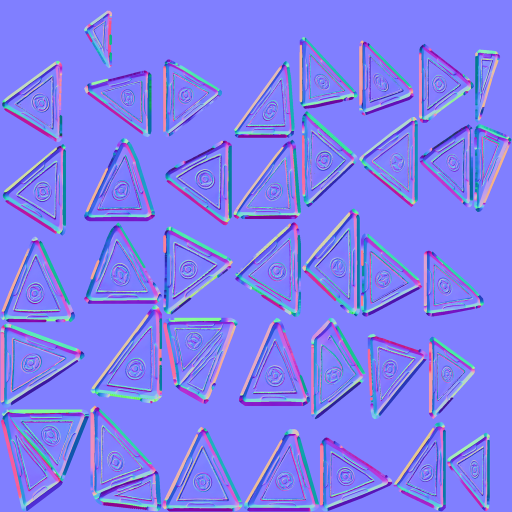
#> input picture crates/sjk-viewer/assets/holocron/art/gold_engram/body_n.png, 1024 x 1024 px (shown at 1/2 size)
$ python -i holocron_assets.py   (imports and definitions only)
#> lines starting #> are read from the running program, lines starting #| are printed output that depends on the picture; after the words box and inside, x2 and y2 are one past the last pixel; in counts of white or black regions, pixels touching at a corner belong together
### scripts/holocron_forms.py
"""The shapes of the four loot-box holocrons, for `holocron_assets.py`.

Each tier is its own object (Sol's pick, 17/10/2026, from the proposals' second set):

- uncommon, the Jedi cube: Sol's sculpted model (08/11/2026), a steel-framed cube with
  glowing green glass round an emblem plate on each face (a low poly with its detail
  baked into pictures);
- rare, the Great Holocron: a dodecahedron with a raised pentagon in each face, lit
  edges, and a broken halo turning around it;
- legendary, the Sith pyramid: Sol's sculpted model (05/11/2026), a dark frustum on a
  plinth with glowing runes carved down its sides, its cap floating free over a glowing
  eye, both bobbing and turning (a low poly with its detail baked into pictures);
- mythical, the engram (21/10/2026, Sol: "make a cool shader of it like Destiny"; Sol's
  sculpted model since 08/11/2026): a lumpy gem of 38 engraved triangular gold plates,
  each a slab apart from the next with glowing seams between them and a white-hot core
  showing through, the plates breathing outward and back (their shader's `deformVertexes
  wave`), the shell turning and slowly tumbling, a sheen running over the plates, eight
  sparks circling it.

The kyber crystals (`kyber_<tier>`, 21/10/2026) are one more object in the four tiers'
colours: what was the mythical holocron until then, the kyber prism, a broad
eight-sided crystal in a steel sheath, turning, held by gimbal rings that tumble, motes
of light circling it. The commoner the tier the plainer: one ring and four motes for
uncommon, six motes for rare, both rings and eight for legendary, ten for mythical.

A form is one model per part: its body, which never moves against the holocron, and
each moving part (the halo, the cap and the eye, the crystal, the rings, a mote), so
that the client can turn each one ([`PARTS`], mirrored by `holocrons/stage.rs`'s
table: keep the two in step). A moving part is modelled about its own centre, which
the motion turns it about; the body about the holocron's centre. Units are the
model's (the Jedi cube's edge is about 6), z up.

A part's surfaces are grouped by material (one MD3 surface each): a material is a
picture and a shader of the same name (`models/sjk/<material>`), written by
`holocron_assets.py`. The locked look (a tier the player holds none of) is the same
geometry with every material swapped for its locked one ([`locked_material`]).

Also here: a small software renderer that draws the posed parts for the tiers' UI
icons ([`render`]).
"""

import math
from dataclasses import dataclass, field
from pathlib import Path

import numpy as np
from scipy.spatial import ConvexHull

TIER_IDS = ("uncommon", "rare", "legendary", "mythical")
# The kyber crystals' ids: the hub's tier ids of the crystals, in the same order.
KYBER_IDS = tuple(f"kyber_{tier}" for tier in TIER_IDS)
# Every form the stage draws, in the order of the client's table (`FORMS`).
FORM_IDS = TIER_IDS + KYBER_IDS
# Shared materials and their locked ones; a tier's face `holocron_<tier>` locks to
# `holocron_<tier>_locked`, its light to the one shared dark light.
STEEL = "holocron_steel"
LIGHT_LOCKED = "holocron_light_locked"


def light(tier: str) -> str:
    return f"holocron_{tier}_light"


# [4 lines left out: function locked_material, not called in this run]


def kyber_rank(form: str) -> int:
    """A kyber crystal's tier as an index into TIER_IDS."""
    return TIER_IDS.index(form.removeprefix("kyber_"))


# ---------------------------------------------------------------------------
# Meshes.


# [20 lines left out: functions newell, plane_basis, not called in this run]


# World units across one repeat of a tiling material's picture.
TILE = 6.0


class Mesh:
    """Flat-shaded polygons grouped by material."""

    def __init__(self):
        self.surfaces: dict[str, tuple[list, list, list, list]] = {}

    # [38 lines left out: functions polygon, triangle, not called in this run]

    def materials(self):
        return list(self.surfaces)


# [149 lines left out: functions read_obj, box, frame_along, bar, ring_points, prism and 4 more, not called in this run]


# ---------------------------------------------------------------------------
# The forms. Sizes are chosen so the four fill about the same room on screen.

ART = Path(__file__).resolve().parent.parent / "crates/sjk-viewer/assets/holocron/art"


# [12 lines left out: function sculpted_body, not called in this run]


# The sculpted forms' folders in `art/` and their scales (Blender's metre to model units),
# so the four fill about the same room on screen.
JEDI_CUBE = "jedi_cube"
JEDI_CUBE_SCALE = 6.4
GOLD_ENGRAM = "gold_engram"
GOLD_ENGRAM_SCALE = 7.4


# [4 lines left out: function jedi_cube, not called in this run]


DODECA_RADIUS = 4.0


# [38 lines left out: function great_holocron, not called in this run]


# Sol's sculpted Sith pyramid (05/11/2026): a generated model brought down to a low
# poly in Blender, its detail baked into pictures (`art/sith_pyramid/`, README.md). Its
# units are Blender's, the foot on z = 0: scaled up to about the other forms' size, the
# body's flat top kept under the eye.
SITH_SCULPT = ART / "sith_pyramid"
SITH_SCALE = 7.0
SITH_TOP = 0.4


# [52 lines left out: functions sith_pyramid, kyber_crystal, not called in this run]


# Each of the engram's plates is a slab: its outer face (the baked plate), walls
# PLATE_DEPTH deep in the seams' glow, drawn in by PLATE_TAPER toward the inner face, so
# the gaps open toward the core.
PLATE_DEPTH = 0.4
PLATE_TAPER = 0.08


# [68 lines left out: functions icosahedron, engram_plates, engram_plate, engram, not called in this run]


FORMS = {
    "uncommon": jedi_cube,
    "rare": great_holocron,
    "legendary": sith_pyramid,
    "mythical": engram,
    **{form: kyber_crystal for form in KYBER_IDS},
}


# ---------------------------------------------------------------------------
# How the parts move, as the client moves them (holocrons/stage.rs's PARTS).


@dataclass(frozen=True)
class Motion:
    """A part's pose at a time: its rest place `at`, a bob along z (units, radians per
    second), an orbit about z (radius, radians per second, start angle), and three turns
    (start angle, radians per second): about its own z (spin), then about x (tumble),
    then about the holocron's z (precess)."""

    part: str
    at: tuple = (0.0, 0.0, 0.0)
    bob: tuple = (0.0, 0.0)
    orbit: tuple = (0.0, 0.0, 0.0)
    spin: tuple = (0.0, 0.0)
    tumble: tuple = (0.0, 0.0)
    precess: tuple = (0.0, 0.0)

    # [19 lines left out: function pose, not called in this run]


def motes(count: int = 10):
    """The kyber crystal's motes, the first `count` of its ten."""
    out = []
    for i in range(count):
        out.append(
            Motion(
                "mote",
                at=(0.0, 0.0, round(((i * 0.37) % 1.0 - 0.5) * 7.0, 3)),
                orbit=(round(3.5 + 0.4 * math.sin(i), 3), 0.6, round(i * 0.63, 3)),
                spin=(0.0, 1.6),
                tumble=(0.6, 0.0),
            )
        )
    return out


def sparks():
    """The engram's eight sparks: wider than its girth, slower near the tips, half of
    them the other way round."""
    out = []
    for i in range(8):
        height = round(((i * 0.41) % 1.0 - 0.5) * 7.5, 3)
        out.append(
            Motion(
                "mote",
                at=(0.0, 0.0, height),
                orbit=(round(4.1 + 0.5 * math.cos(i * 1.7) - 0.12 * abs(height), 3),
                       round((0.75 - 0.05 * abs(height)) * (1 if i % 2 else -1), 3), round(i * 0.79, 3)),
                spin=(0.0, 2.2),
                tumble=(0.35, 0.0),
            )
        )
    return out


def kyber_parts(form: str):
    rank = kyber_rank(form)
    parts = [
        Motion("body"),
        Motion("crystal", spin=(0.0, 0.5)),
        Motion("ring_a", tumble=(math.pi / 2, 0.3), precess=(0.0, 0.25)),
    ]
    if rank >= 2:
        parts.append(Motion("ring_b", tumble=(1.0, -0.22), precess=(0.0, -0.15)))
    return parts + motes(4 + 2 * rank)


PARTS = {
    "uncommon": [Motion("body")],
    "rare": [Motion("body"), Motion("halo", bob=(0.25, 1.3), spin=(0.0, 0.3), tumble=(0.55, 0.0), precess=(0.0, 0.25))],
    "legendary": [
        Motion("body"),
        Motion("cap", at=(0.0, 0.0, 3.2), bob=(0.35, 1.5), spin=(0.0, 0.35)),
        Motion("eye", at=(0.0, 0.0, 1.25), bob=(0.1, 1.5), spin=(0.0, -1.2)),
    ],
    # The core stands still in the middle; the shell of plates turns about its length
    # while that slowly tips over (a tumble), and the plates breathe in their shader.
    "mythical": [Motion("body"), Motion("shell", spin=(0.0, 0.3), tumble=(0.0, 0.09)), *sparks()],
    **{form: kyber_parts(form) for form in KYBER_IDS},
}


def model_name(tier: str, part: str) -> str:
    return f"holocron_{tier}" if part == "body" else f"holocron_{tier}_{part}"


# ---------------------------------------------------------------------------
# A small renderer for the UI icons.


@dataclass
class Look:
    """How a material draws in an icon: its picture (float RGB), its glow picture or
    None, and whether it is lit by the light or shines of itself."""

    picture: np.ndarray
    glow: np.ndarray | None = None
    lit: bool = True
    own_light: float = 0.3


@dataclass
class Canvas:
    size: int
    colour: np.ndarray = field(init=False)
    depth: np.ndarray = field(init=False)

    def __post_init__(self):
        self.colour = np.zeros((self.size, self.size, 3))
        self.depth = np.full((self.size, self.size), np.inf)


# [5 lines left out: function sample, not called in this run]


VIEW_YAW = math.radians(-32.0)
VIEW_PITCH = math.radians(20.0)
SUN = np.array((-0.45, -0.35, 0.82))


# [67 lines left out: function render, not called in this run]

### scripts/holocron_assets.py
"""Make the Illuminate holocron's game files from Sol's two generated pictures,
and the four loot-box holocrons from the shipped face.

Illuminate is SJK's own toy (`toy_illuminate`): a holocron that floats by the player's
shoulder and lights the way. Sol generated its pictures (07/10/2026): a holocron
icon in the style of Jedi Academy's Force icons (1024x1024, on a flat grey ground)
and one face of the holocron (2048x2048). This script writes, into the output
folder:

- `toy_illuminate.png`: the icon cut out of its ground with its amber glow, cube
  at the stock icons' size, 128x128 like `gfx/mp/f_icon_*`;
- `holocron.jpg`: the face, 512x512;
- `holocron_glow.jpg`: the face's emblem alone on black, for the additive stage that
  keeps it lit in the dark;
- `holocron.md3`: a cube of HOLOCRON_EDGE units with the face on all six sides.

    python scripts/holocron_assets.py icon.jpg face.jpg crates/sjk-viewer/assets/holocron

That also remakes the tiers (below) from the new face. The tiers alone, from the
shipped `holocron.jpg` in the folder (no originals needed):

    python scripts/holocron_assets.py tiers crates/sjk-viewer/assets/holocron

The tiers (uncommon green, rare blue, legendary purple, mythical gold) are each an
object of their own (`holocron_forms.py`: the Jedi cube, the Great Holocron, the Sith
pyramid, the engram), and the kyber crystals (`kyber_<tier>`, 21/10/2026) one more object
in the same four colours; each form is a model per part so the client can move the parts.
Per form `<id>` it writes the parts' models (`holocron_<id>.md3`, the body, and
`holocron_<id>_<part>.md3`, each also as `..._locked.md3`), the face picture
`holocron_<id>.jpg` with its `_glow.jpg` and `_locked.jpg`, the lit parts' picture
`holocron_<id>_light.jpg`, and the UI icons `holocron_<id>.png` (256x256, drawn from the
parts) and `holocron_<id>_small.png` (64x64); the engram also its seams' and core's
pictures (and locked) and its reflection `holocron_mythical_env.jpg`. Shared: the steel
(`holocron_steel.jpg`, and locked), the locked
light, the sheen, four shaders (`holocron_tiers.shader`: the holocrons' faces;
`holocron_kyber.shader`: the crystals' faces and lights; `holocron_parts.shader`: steel,
the Sith pyramid's cap, the holocrons' lights and the engram's seams and core;
`holocron_locked.shader`: the locked look, every material drained and dark, without
glow), and two Rust tables the client includes (`holocron_parts.rs`: every form's parts
and motion; `holocron_files.rs`: every file above at its game path). The Great
Holocron's face comes from Sol's picture (17/10/2026) in the folder's `art/`
(`rare.jpg`), and the kyber crystals' facets from `art/kyber.jpg` (ART below), or are
drawn here when one is missing. The Jedi cube, the Sith pyramid and the engram are Sol's
sculpted models (05/11 and 08/11/2026, SCULPTS below): their low polys and the pictures
baked from them are in `art/<folder>/` (holocron_forms.py reads the models; their colour,
glow and normal maps are copied from there). `--art
<key>=<picture>` gives another picture for an ART key:

    python scripts/holocron_assets.py tiers crates/sjk-viewer/assets/holocron --art rare=pentagon.png

A face picture shows its shape on black, in any colour and any size: the shape is cut
out and fitted to where the form's picture coordinates expect it (ART), and its lit
parts (bright, or strongly coloured) are painted along the tier's ramp and glow. The
rare one is a pentagon, a corner at the top. The kyber one is
a tiling crystal texture, its light worked into the crystal's facets. The whole table
(colours, glow ladder, shader waves, point lights) is TIERS below (KYBER_TIERS copies
it); the output is deterministic.

Needs Pillow, numpy and scipy (pip install pillow numpy scipy).
"""

import math
import struct
import sys
from dataclasses import dataclass, replace
from pathlib import Path

import numpy as np
from PIL import Image, ImageDraw
from scipy import ndimage
from scipy.spatial import ConvexHull

import holocron_forms as forms

ICON_SIZE = 128
# The icon's flat ground, and the share of the frame the cube's box takes (the
# stock icons' cubes span about two thirds of theirs).
ICON_GROUND = 39.0
ICON_CUBE_SHARE = 0.68
ICON_GLOW = np.array([255.0, 168.0, 72.0])
FACE_SIZE = 512
HOLOCRON_EDGE = 6.0
SHADER = "models/sjk/holocron"
JPEG_QUALITY = 88


def icon(source: Path, output: Path) -> None:
#> called with output = 'out.png'
    a = np.asarray(Image.open(source).convert("RGB")).astype(float)
    r, b = a[..., 0], a[..., 2]
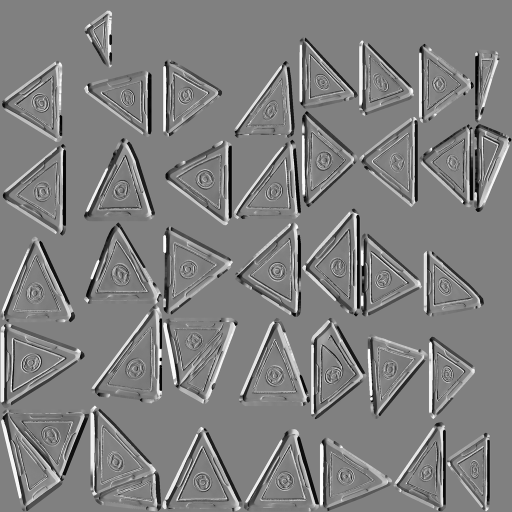
#> r: shape (1024, 1024) float64 (shown at 1/2 size); min 0, max 255, mean 127.8
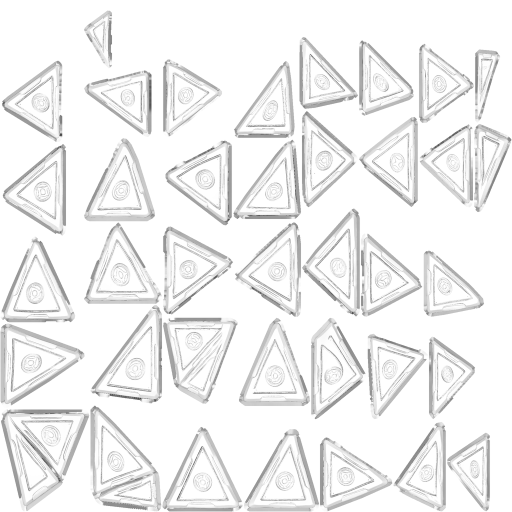
#> b: shape (1024, 1024) float64 (shown at 1/2 size); min 49, max 255, mean 240.5
    # The cube is grey-blue and off the ground; its halo is orange (red over blue).
    cube = (np.abs(a - ICON_GROUND).max(-1) > 14) & (b >= r - 6)
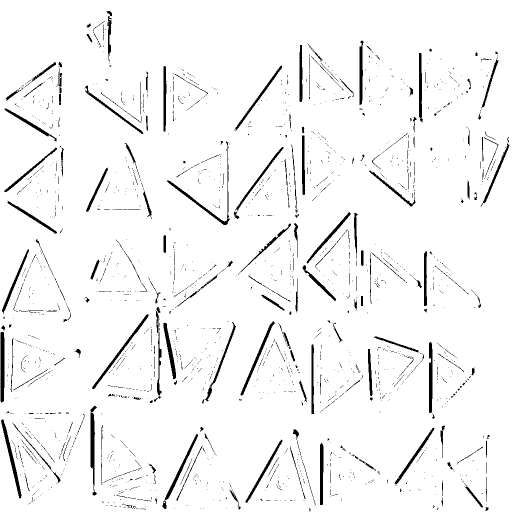
#> cube: shape (1024, 1024) bool (shown at 1/2 size); 95.8% white; 1992 black regions (1768 under 20 px), largest, box (x1, y1, x2, y2) and area: (1, 664, 9, 805) 1078, (2, 839, 43, 997) 1070, (334, 283, 460, 450) 1062
    cube = ndimage.binary_opening(cube, iterations=2)
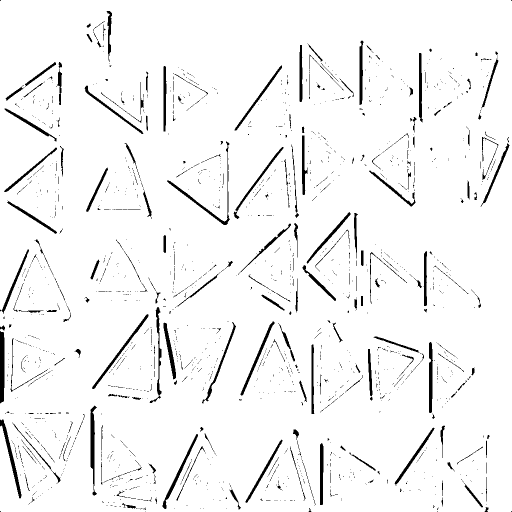
#> cube: shape (1024, 1024) bool (shown at 1/2 size); 95.6% white; 1719 black regions (1488 under 20 px), largest, box (x1, y1, x2, y2) and area: (0, 662, 9, 807) 1228, (181, 811, 194, 991) 1120, (0, 839, 43, 997) 1106
    labels, count = ndimage.label(cube)
#> count = 1
    sizes = ndimage.sum(cube, labels, range(1, count + 1))
#> sizes = [1001954]
    cube = labels == 1 + int(np.argmax(sizes))
    ys, xs = np.nonzero(cube)
    points = np.stack([xs, ys], 1)
#> points = 1001954 pairs, first value 0 to 1023, second value 0 to 1023
    hull = ConvexHull(points)
    mask = Image.new("L", (a.shape[1], a.shape[0]), 0)
#> mask: PIL image 1024x1024 L; every value is 0
    ImageDraw.Draw(mask).polygon([tuple(map(float, points[i])) for i in hull.vertices], fill=255)
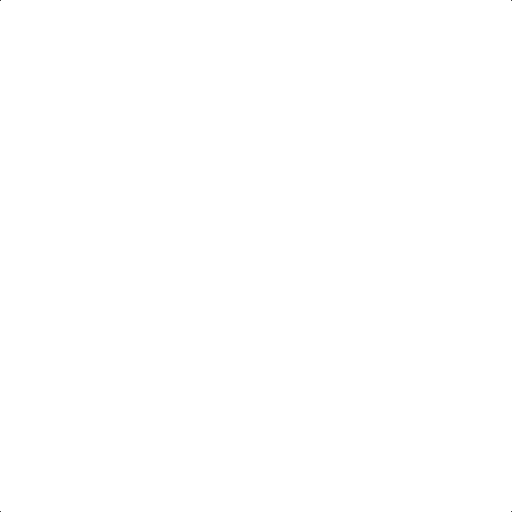
#> mask: PIL image 1024x1024 L (shown at 1/2 size); 100% white; black in thin lines or dots
    cube_alpha = ndimage.gaussian_filter(np.asarray(mask).astype(float) / 255.0, 0.8)
    # The halo's coverage from its red channel over the ground, in one amber.
    halo_alpha = np.clip((r - ICON_GROUND) / (ICON_GLOW[0] - ICON_GROUND), 0, 1)
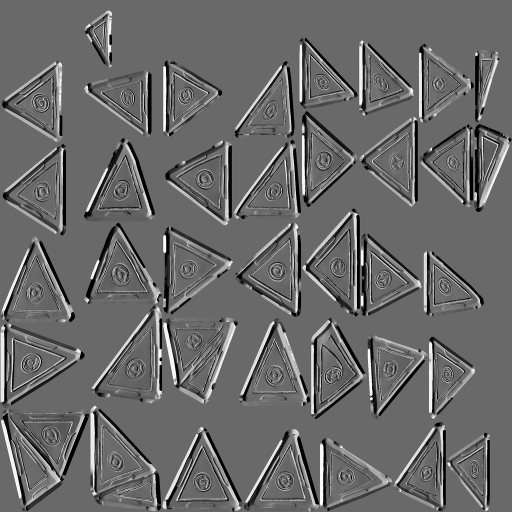
#> halo_alpha: shape (1024, 1024) float64 (shown at 1/2 size); min 0, max 1, mean 0.414
    alpha = np.maximum(cube_alpha, halo_alpha)
    rgb = np.where(cube_alpha[..., None] > 0.5, a, ICON_GLOW)
    picture = Image.fromarray(np.dstack([rgb, alpha * 255]).clip(0, 255).astype(np.uint8), "RGBA")
    centre_x, centre_y = (xs.min() + xs.max()) / 2, (ys.min() + ys.max()) / 2
#> centre_x = 511.5; centre_y = 511.5
    side = max(xs.max() - xs.min(), ys.max() - ys.min()) / ICON_CUBE_SHARE
#> side = 1504.4
    box = tuple(
        round(v)
        for v in (centre_x - side / 2, centre_y - side / 2, centre_x + side / 2, centre_y + side / 2)
    )
#> box = (-241, -241, 1264, 1264)
    picture = picture.crop(box).convert("RGBa").resize((ICON_SIZE, ICON_SIZE), Image.LANCZOS)
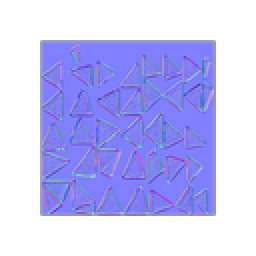
#> picture: PIL image 128x128 RGBa (shown 2 times larger); mean R, G, B, A 59.4, 59.1, 111.1, 118.1; transparent parts drawn white
#> (the run stopped early here; a loop or call above may not have finished)
